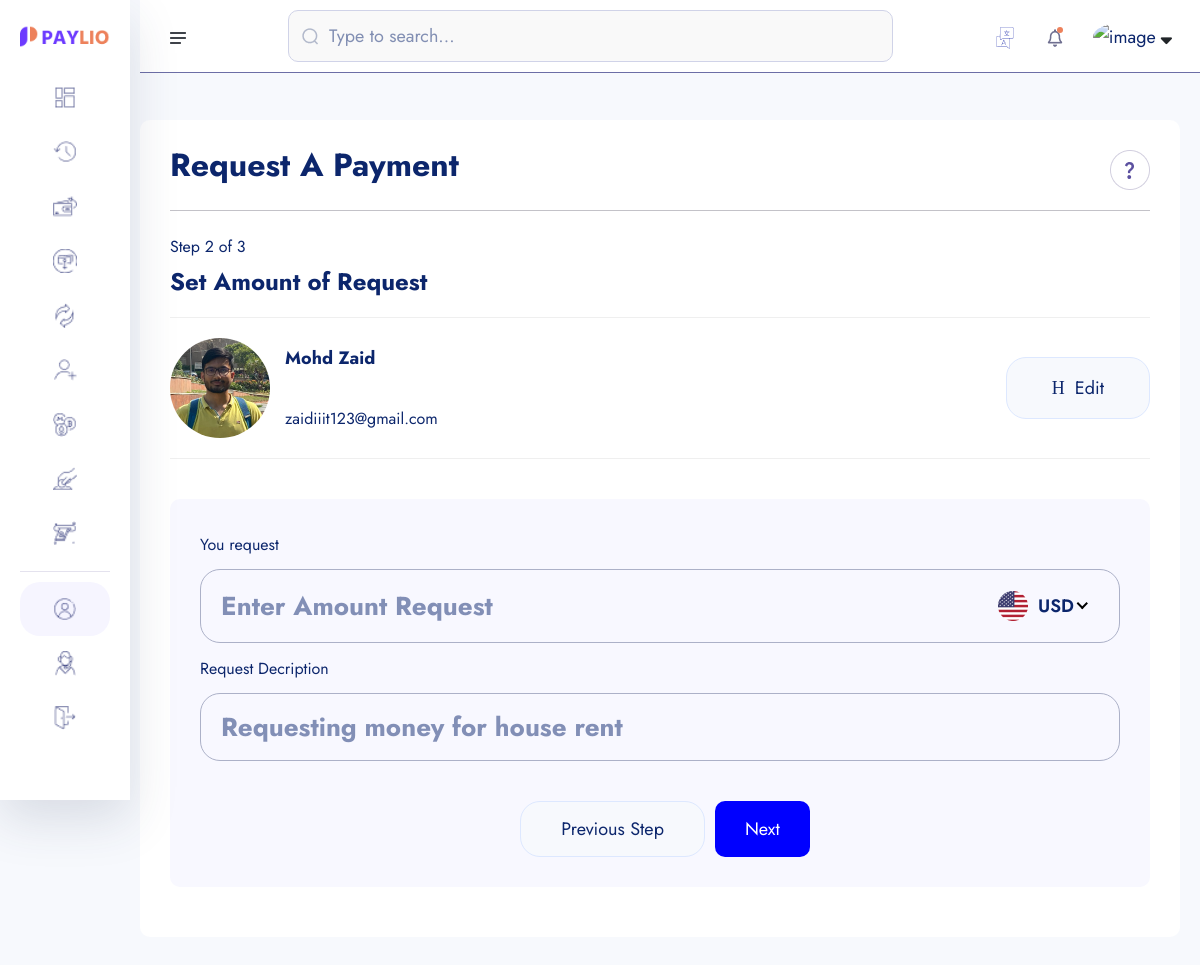
The app's page /amount-request/2172851507558 (signed in) with its own data.
### account/models.py (models this page shows, shortened)
class Account(models.Model):
    id=models.UUIDField(primary_key=True,unique=True,default=uuid.uuid4,editable=False)
    user=models.OneToOneField(User,on_delete=models.CASCADE)
    account_balance=models.DecimalField(max_digits=12,decimal_places=2,default=0.00)
    account_number=ShortUUIDField(unique=True,length=10,max_length=25,prefix="217",alphabet="1234567890")
    account_id=ShortUUIDField(unique=True,length=7,max_length=25,prefix="DEX",alphabet="1234567890")
    pin_number=ShortUUIDField(unique=True,length=4,max_length=7,alphabet="1234567890")
    ref_code=ShortUUIDField(unique=True,length=10,max_length=20,alphabet="abcdefgh1234567890")
    account_status=models.CharField(max_length=100,choices=ACCOUNT_STATUS,default="in-active")
    date=models.DateTimeField(auto_now_add=True)
    kyc_submitted=models.BooleanField(default=False)
    kyc_confirmed=models.BooleanField(default=False)
    recommended_by=models.ForeignKey(User,on_delete=models.DO_NOTHING,blank=True,null=True,related_name="recommended_by")
    review=models.CharField(max_length=100,null=True,blank=True,default="REVIEW")
    class Meta:
        ordering=['-id']

class KYC(models.Model):
    id=models.UUIDField(primary_key=True,unique=True,default=uuid.uuid4,editable=False)
    user=models.OneToOneField(User,on_delete=models.CASCADE)
    full_name=models.CharField(max_length=1000)
    image=models.ImageField(upload_to="Kyc",default="default.jpg")
    account=models.OneToOneField(Account,on_delete=models.CASCADE,null=True,blank=True)
    marrital_status=models.CharField(choices=MARITAL_STATUS,max_length=40)
    gender=models.CharField(choices=GENDER,max_length=40)
    identity_type=models.CharField(choices=IDENTITY_TYPE,max_length=140)
    identity_image=models.ImageField(upload_to="kyc",null=True,blank=True)
    date_of_birth=models.DateTimeField(auto_now_add=False)
    signature=models.ImageField(upload_to="kyc")
    country=models.CharField(max_length=100)
    state=models.CharField(max_length=100)
    city=models.CharField(max_length=100)
    mobile=models.CharField(max_length=1000)
    fax=models.CharField(max_length=1000)
    data=models.DateTimeField(auto_now_add=True)

### userauths/models.py (models this page shows, shortened)
class User(AbstractUser):
    username=models.CharField(max_length=100)
    email=models.EmailField(unique=True)
    is_staff=models.BooleanField(default=False)
    is_superuser=models.BooleanField(default=False)
    USERNAME_FIELD  = 'email'
    REQUIRED_FIELDS = ['username']

### core/payment_request.py (the view)
# urls.py: path("amount-request/<account_number>",payment_request.AmountRequest,name="amount-request"),
def AmountRequest(request,account_number):
    account=Account.objects.get(account_number=account_number)
    context={
        "account":account,
    }
    return render(request,"payment_request/amount-request.html",context)

### templates/payment_request/amount-request.html (shortened to what this page needs)
{% extends "partials/dashboard-base.html" %}
{% load static %}
{% load humanize %}
{%block content %}
<section class="dashboard-section body-collapse pay step step-2">
    <div class="overlay pt-120">
        <div class="container-fruid">
            <div class="main-content">
                <div class="head-area d-flex align-items-center justify-content-between">
                    <h4>Request A  Payment</h4>
                    <div class="icon-area">
                        <img src="{% static 'assets/images/icon/support-icon.png' %}" alt="icon">
                    </div>
                </div>
                <div class="choose-recipient">
                    <div class="step-area">
                        <span class="mdr">Step 2 of 3</span>
                        <h5>Set Amount of Request</h5>
                    </div>
                    <div class="user-select">
                        <div class="single-user">
                            <div class="left d-flex align-items-center">
                                <div class="img-area">
                                    <img style="width:100px; height:100px; border-radius: 50%; object-fit: cover;"
                                        src="{{ account.user.kyc.image.url }}" alt="image">
                                </div>
                                <div class="text-area">
                                    <p>{{ account.user.kyc.full_name|title }}</p>
                                    <span class="mdr"><b>{{ accunt.account_number }}</b></span><br>
                                    <span class="mdr">{{ account.user.email }}</span>
                                </div>
                            </div>
                            <div class="right">
                                <a href="{% url 'core:search-account' %}">
                                    <i class="icon-h-edit"></i>
                                    Edit
                                </a>
                            </div>
                        </div>
                    </div>
                </div>
                <form  action="{% url 'core:amount-request-process' account.account_number %}" method="POST">
                    <div class="send-banance">
                        <span class="mdr">You request</span>
                        <div class="input-area">
                            <input class="xxlr"
                                placeholder="Enter Amount Request" type="number"
                                name="amount-request" id="amount-request">
                        </div>
                    <div class="send-balance pt-0 mt-0">
                        <span class="mdr">Request Decription</span>
                        <div class="input-area">
                            <input class="xxlr"
                                placeholder="Requesting money for house rent" type="text"
                                name="description" >
                        </div>
                    </div>
                    <div class="footer-area mt-40">
                        <a href="{% url 'core:request-search-account' %}">Previous Step</a>
                        <button type="submit"
                            style="padding:10px 30px; border-radius: 10px; background:blue ; color:#fff"
                            class="active">Next</button>
                    </div>
                </form>
            </div>
        </div>
    </div>
</section>
{% endblock content %}

### records on screen
Account: user.kyc.image (picture), user.kyc.full_name "Mohd Zaid", user.email "zaidiiit123@gmail.com"
